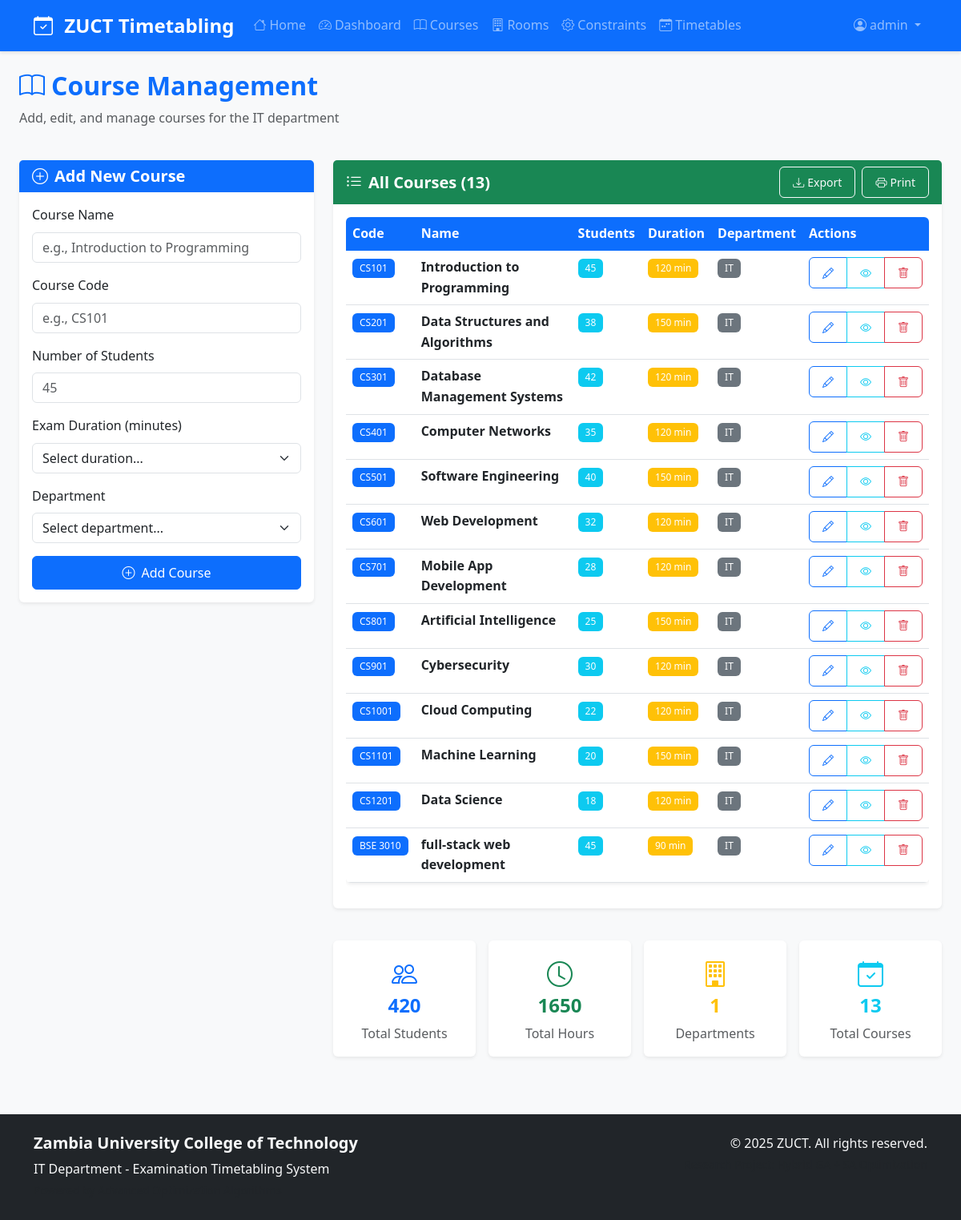
Screenshot of /courses (signed in) with the database file from the repository.
### models.py (models this page shows, shortened)
class User(UserMixin, db.Model):
    __tablename__ = 'user'
    id = db.Column(db.Integer, primary_key=True)
    username = db.Column(db.String(80), unique=True, nullable=False)
    email = db.Column(db.String(120), unique=True, nullable=False)
    password_hash = db.Column(db.String(255), nullable=False)
    role = db.Column(db.String(20), default='user')  # admin, user
    created_at = db.Column(db.DateTime, default=datetime.utcnow)
    oauth_provider = db.Column(db.String(50), nullable=True)  # google, facebook, github, microsoft
    oauth_provider_id = db.Column(db.String(100), nullable=True)
    full_name = db.Column(db.String(200), nullable=True)
    avatar_url = db.Column(db.String(500), nullable=True)
    __table_args__ = (
        db.UniqueConstraint('oauth_provider', 'oauth_provider_id', name='uq_oauth_provider_id'),
    )

class Course(db.Model):
    __tablename__ = 'course'
    id = db.Column(db.Integer, primary_key=True)
    name = db.Column(db.String(200), nullable=False)
    code = db.Column(db.String(20), unique=True, nullable=False)
    students = db.Column(db.Integer, default=0)
    duration = db.Column(db.Integer, default=120)  # in minutes
    department = db.Column(db.String(100), default='IT')
    created_at = db.Column(db.DateTime, default=datetime.utcnow)
    exams = db.relationship('Exam', backref='course', lazy=True)

### app.py (the view, shortened to what this page needs)
@app.route('/courses', methods=['GET', 'POST'])
@login_required
def manage_courses():
    courses = Course.query.all()
    return render_template('courses.html', courses=courses)

### app.py (called while the page is built)
@login_manager.user_loader
def load_user(user_id):
    return User.query.get(int(user_id))

### templates/courses.html (shortened to what this page needs)
{% extends "base.html" %}
{% block content %}
<div class="container-fluid">
    <div class="row mb-4">
        <div class="col-12">
            <h1 class="h2 fw-bold text-primary">
                <i class="bi bi-book me-2"></i>Course Management
            </h1>
            <p class="text-muted">Add, edit, and manage courses for the IT department</p>
        </div>
    </div>
    <div class="row g-4">
        <div class="col-lg-4">
            <div class="card border-0 shadow-sm">
                <div class="card-header bg-primary text-white">
                    <h5 class="mb-0">
                        <i class="bi bi-plus-circle me-2"></i>Add New Course
                    </h5>
                </div>
                <div class="card-body">
                    <form method="POST">
                        <div class="mb-3">
                            <label for="name" class="form-label">Course Name</label>
                            <input type="text" class="form-control" id="name" name="name"
                                   placeholder="e.g., Introduction to Programming" required>
                        </div>
                        <div class="mb-3">
                            <label for="code" class="form-label">Course Code</label>
                            <input type="text" class="form-control" id="code" name="code"
                                   placeholder="e.g., CS101" required>
                        </div>
                        <div class="mb-3">
                            <label for="students" class="form-label">Number of Students</label>
                            <input type="number" class="form-control" id="students" name="students"
                                   placeholder="45" min="1" max="200" required>
                        </div>
                        <div class="mb-3">
                            <label for="duration" class="form-label">Exam Duration (minutes)</label>
                            <select class="form-select" id="duration" name="duration" required>
                                <option value="">Select duration...</option>
                            </select>
                        </div>
                        <div class="mb-3">
                            <label for="department" class="form-label">Department</label>
                            <select class="form-select" id="department" name="department" required>
                                <option value="">Select department...</option>
                            </select>
                        </div>
                        <div class="d-grid">
                            <button type="submit" class="btn btn-primary">
                                <i class="bi bi-plus-circle me-2"></i>Add Course
                            </button>
                        </div>
                    </form>
                </div>
            </div>
        </div>
        <div class="col-lg-8">
            <div class="card border-0 shadow-sm">
                <div class="card-header bg-success text-white d-flex justify-content-between align-items-center">
                    <h5 class="mb-0">
                        <i class="bi bi-list-ul me-2"></i>All Courses ({{ courses|length }})
                    </h5>
                    <div class="d-flex gap-2">
                        <button class="btn btn-outline-light btn-sm" onclick="exportCourses()">
                            <i class="bi bi-download me-1"></i>Export
                        </button>
                        <button class="btn btn-outline-light btn-sm" onclick="printCourses()">
                            <i class="bi bi-printer me-1"></i>Print
                        </button>
                    </div>
                </div>
                <div class="card-body">
                    {% if courses %}
                    <div class="table-responsive">
                        <table class="table table-hover">
                            <thead>
                                <tr>
                                    <th>Code</th>
                                    <th>Name</th>
                                    <th>Students</th>
                                    <th>Duration</th>
                                    <th>Department</th>
                                    <th>Actions</th>
                                </tr>
                            </thead>
                            <tbody>
                                {% for course in courses %}
                                <tr>
                                    <td>
                                        <span class="badge bg-primary">{{ course.code }}</span>
                                    </td>
                                    <td>
                                        <strong>{{ course.name }}</strong>
                                    </td>
                                    <td>
                                        <span class="badge bg-info">{{ course.students }}</span>
                                    </td>
                                    <td>
                                        <span class="badge bg-warning">{{ course.duration }} min</span>
                                    </td>
                                    <td>
                                        <span class="badge bg-secondary">{{ course.department }}</span>
                                    </td>
                                    <td>
                                        <div class="btn-group btn-group-sm" role="group">
                                            <button type="button" class="btn btn-outline-primary"
                                                    onclick="editCourse({{ course.id }})"
                                                    title="Edit Course">
                                                <i class="bi bi-pencil"></i>
                                            </button>
                                            <button type="button" class="btn btn-outline-info"
                                                    onclick="viewCourse({{ course.id }})"
                                                    title="View Details">
                                                <i class="bi bi-eye"></i>
                                            </button>
                                            <button type="button" class="btn btn-outline-danger"
                                                    onclick="deleteCourse({{ course.id }}, '{{ course.name }}')"
                                                    title="Delete Course">
                                                <i class="bi bi-trash"></i>
                                            </button>
                                        </div>
                                    </td>
                                </tr>
                                {% endfor %}
                            </tbody>
                        </table>
                    </div>
                    {% else %}
                    <div class="text-center py-5">
                        <i class="bi bi-book text-muted" style="font-size: 3rem;"></i>
                        <h5 class="text-muted mt-3">No courses found</h5>
                        <p class="text-muted">Start by adding your first course using the form on the left.</p>
                    </div>
                    {% endif %}
                </div>
            </div>
            {% if courses %}
            <div class="row g-3 mt-4">
                <div class="col-md-3">
                    <div class="card border-0 shadow-sm text-center">
                        <div class="card-body">
                            <i class="bi bi-people text-primary mb-2" style="font-size: 2rem;"></i>
                            <h4 class="text-primary">{{ courses|sum(attribute='students') }}</h4>
                            <p class="text-muted mb-0">Total Students</p>
                        </div>
                    </div>
                </div>
                <div class="col-md-3">
                    <div class="card border-0 shadow-sm text-center">
                        <div class="card-body">
                            <i class="bi bi-clock text-success mb-2" style="font-size: 2rem;"></i>
                            <h4 class="text-success">{{ courses|sum(attribute='duration') }}</h4>
                            <p class="text-muted mb-0">Total Hours</p>
                        </div>
                    </div>
                </div>
                <div class="col-md-3">
                    <div class="card border-0 shadow-sm text-center">
                        <div class="card-body">
                            <i class="bi bi-building text-warning mb-2" style="font-size: 2rem;"></i>
                            <h4 class="text-warning">{{ courses|groupby('department')|length }}</h4>
                            <p class="text-muted mb-0">Departments</p>
                        </div>
                    </div>
                </div>
                <div class="col-md-3">
                    <div class="card border-0 shadow-sm text-center">
                        <div class="card-body">
                            <i class="bi bi-calendar-check text-info mb-2" style="font-size: 2rem;"></i>
                            <h4 class="text-info">{{ courses|length }}</h4>
                            <p class="text-muted mb-0">Total Courses</p>
                        </div>
                    </div>
                </div>
            </div>
            {% endif %}
        </div>
    </div>
</div>
{% endblock %}

### templates/base.html (shortened to what this page needs)
<!DOCTYPE html>
<html lang="en">
<head>
    <link href="https://cdn.jsdelivr.net/npm/bootstrap@5.3.0/dist/css/bootstrap.min.css" rel="stylesheet">
    <link href="https://cdn.jsdelivr.net/npm/bootstrap-icons@1.10.0/font/bootstrap-icons.css" rel="stylesheet">
    <link href="{{ url_for('static', filename='css/style.css') }}" rel="stylesheet">
</head>
<body>
    <nav class="navbar navbar-expand-lg navbar-dark bg-primary">
        <div class="container">
            <a class="navbar-brand fw-bold" href="{{ url_for('home') }}">
                <i class="bi bi-calendar-check me-2"></i>
                ZUCT Timetabling
            </a>
            <div class="collapse navbar-collapse" id="navbarNav">
                <ul class="navbar-nav me-auto">
                    <li class="nav-item">
                        <a class="nav-link" href="{{ url_for('home') }}">
                            <i class="bi bi-house me-1"></i>Home
                        </a>
                    </li>
                    {% if current_user.is_authenticated %}
                    <li class="nav-item">
                        <a class="nav-link" href="{{ url_for('dashboard') }}">
                            <i class="bi bi-speedometer2 me-1"></i>Dashboard
                        </a>
                    </li>
                    <li class="nav-item">
                        <a class="nav-link" href="{{ url_for('manage_courses') }}">
                            <i class="bi bi-book me-1"></i>Courses
                        </a>
                    </li>
                    <li class="nav-item">
                        <a class="nav-link" href="{{ url_for('manage_rooms') }}">
                            <i class="bi bi-building me-1"></i>Rooms
                        </a>
                    </li>
                    <li class="nav-item">
                        <a class="nav-link" href="{{ url_for('manage_constraints') }}">
                            <i class="bi bi-gear me-1"></i>Constraints
                        </a>
                    </li>
                    <li class="nav-item">
                        <a class="nav-link" href="{{ url_for('view_timetables') }}">
                            <i class="bi bi-calendar-week me-1"></i>Timetables
                        </a>
                    </li>
                    {% endif %}
                </ul>
                <ul class="navbar-nav">
                    {% if current_user.is_authenticated %}
                    <li class="nav-item dropdown">
                        <a class="nav-link dropdown-toggle" href="#" role="button" data-bs-toggle="dropdown">
                            <i class="bi bi-person-circle me-1"></i>{{ current_user.username }}
                        </a>
                    </li>
                    {% endif %}
                </ul>
            </div>
        </div>
    </nav>
    <main class="container-fluid py-4">
        {% block content %}{% endblock %}
    </main>
    <footer class="bg-dark text-light py-4 mt-5">
        <div class="container">
            <div class="row">
                <div class="col-md-6">
                    <h5>Zambia University College of Technology</h5>
                    <p class="mb-0">IT Department - Examination Timetabling System</p>
                    <small class="text-muted">Powered by Advanced Optimization Algorithms</small>
                </div>
                <div class="col-md-6 text-md-end">
                    <p class="mb-0">© 2025 ZUCT. All rights reserved.</p>
                    <small class="text-muted">Research Project: Hybrid GA + SA Optimization</small>
                </div>
            </div>
        </div>
    </footer>
</body>
</html>

### static/css/style.css (style rules this page uses)
:root { --primary-color: #0d6efd; --secondary-color: #6c757d; --success-color: #198754; --warning-color: #ffc107; --danger-color: #dc3545; --info-color: #0dcaf0; --light-color: #f8f9fa; --dark-color: #212529; --border-radius: 0.375rem; --box-shadow: 0 0.125rem 0.25rem rgba(0, 0, 0, 0.075); --transition: all 0.3s ease; }
* { box-sizing: border-box; }
body { font-family: 'Segoe UI', Tahoma, Geneva, Verdana, sans-serif; line-height: 1.6; color: var(--dark-color); background-color: #f8f9fa; }
h1, h2, h3, h4, h5, h6 { font-weight: 600; line-height: 1.2; }
.navbar { box-shadow: 0 2px 4px rgba(0, 0, 0, 0.1); }
.navbar-brand { font-weight: 700; font-size: 1.5rem; }
.nav-link { font-weight: 500; transition: var(--transition); }
.card { border: none; border-radius: var(--border-radius); box-shadow: var(--box-shadow); transition: var(--transition); }
.card-header { border-bottom: none; font-weight: 600; }
.btn { border-radius: var(--border-radius); font-weight: 500; transition: var(--transition); padding: 0.5rem 1rem; }
.form-control, .form-select { border-radius: var(--border-radius); border: 1px solid #dee2e6; transition: var(--transition); }
.badge { font-weight: 500; padding: 0.5em 0.75em; }
.table { background-color: white; border-radius: var(--border-radius); overflow: hidden; box-shadow: var(--box-shadow); }
.table thead th { background-color: var(--primary-color); color: white; border: none; font-weight: 600; }

### rows the page displays
User: username "admin"
Course: code "CS101", name "Introduction to Programming", students "45", duration "120", department "IT"
Course: code "CS201", name "Data Structures and Algorithms", students "38", duration "150", department "IT"
Course: code "CS301", name "Database Management Systems", students "42", duration "120", department "IT"
Course: code "CS401", name "Computer Networks", students "35", duration "120", department "IT"
Course: code "CS501", name "Software Engineering", students "40", duration "150", department "IT"
Course: code "CS601", name "Web Development", students "32", duration "120", department "IT"
Course: code "CS701", name "Mobile App Development", students "28", duration "120", department "IT"
Course: code "CS801", name "Artificial Intelligence", students "25", duration "150", department "IT"
Course: code "CS901", name "Cybersecurity", students "30", duration "120", department "IT"
Course: code "CS1001", name "Cloud Computing", students "22", duration "120", department "IT"
Course: code "CS1101", name "Machine Learning", students "20", duration "150", department "IT"
Course: code "CS1201", name "Data Science", students "18", duration "120", department "IT"
Course: code "BSE 3010", name "full-stack web development", students "45", duration "90", department "IT"

### other values shown
{{ courses|length }} "13"
{{ courses|sum(attribute='students') }} "420"
{{ courses|sum(attribute='duration') }} "1650"
{{ courses|groupby('department')|length }} "1"
